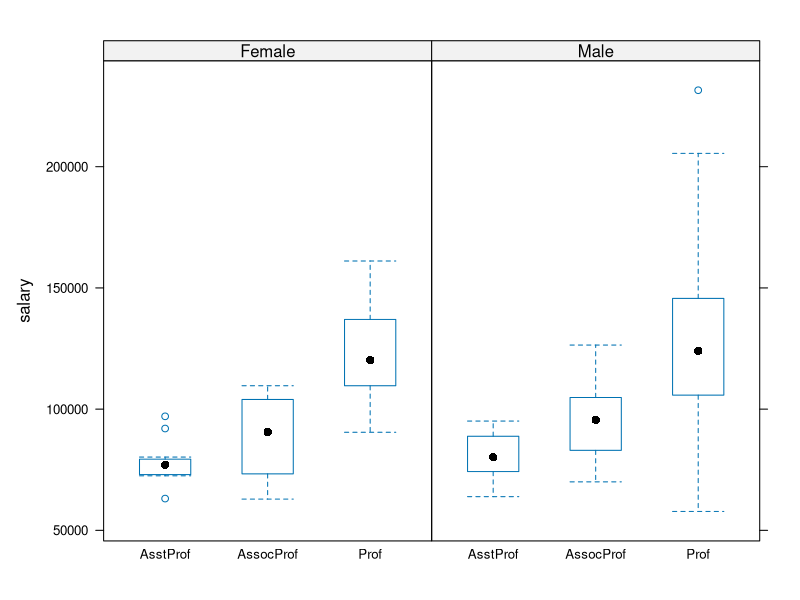
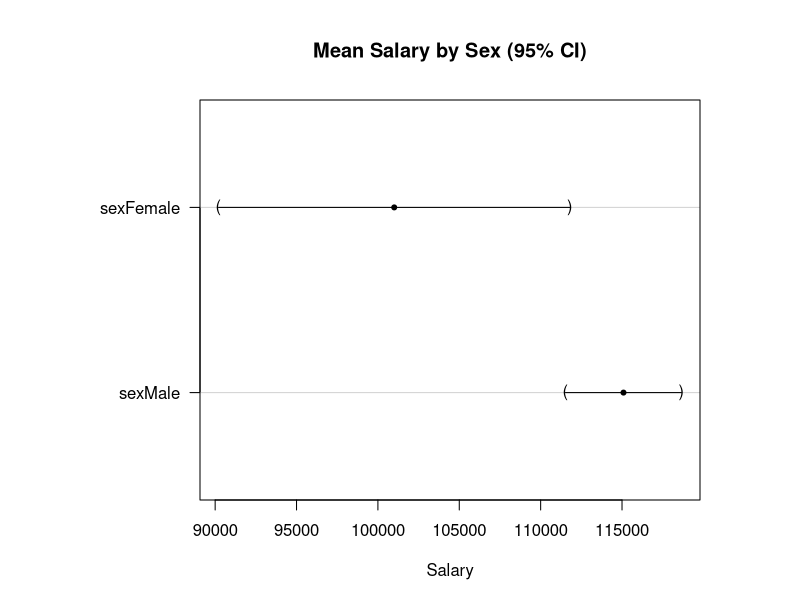

Source code (R) for these figures, in order:
## Seminar Assignment 2
library(car)
data(Salaries)

## Task 1
aggregate(salary ~ rank + sex, data = Salaries, mean)

## Task 2
library(lattice)
bwplot(salary ~ rank | sex, data = Salaries, layout = c(2,1))

## Task 3
cross_tab <- with(Salaries, table(rank, sex))
chisq.test(cross_tab)
# p-value is lover than 0.05, so we reject the null hypothesis (In 95%)
# So, propotion of women differs by profession

## Task 4
aggregate(salary ~ sex, data = Salaries, mean)

## Task 5
aov.inc.seg <- aov(salary ~ sex, data = Salaries)
anova(aov.inc.seg)
# P value is 0.006 < 0.05 which means we reject the null hypothesis
# Which means salaries are not same for different genders

## Task 6
t.test(salary ~ sex, data = Salaries)
# It is same for t-test, p-value = 0.003 < 0.05

## Task 7
library(multcomp)
aov.inc.seg <- aov(salary ~ - 1 + sex, data = Salaries)
by.seg <- glht(aov.inc.seg)
par(mar = c(5, 10, 5, 5))
plot(by.seg, xlab = "Salary", main = "Mean Salary by Sex (95% CI)")
